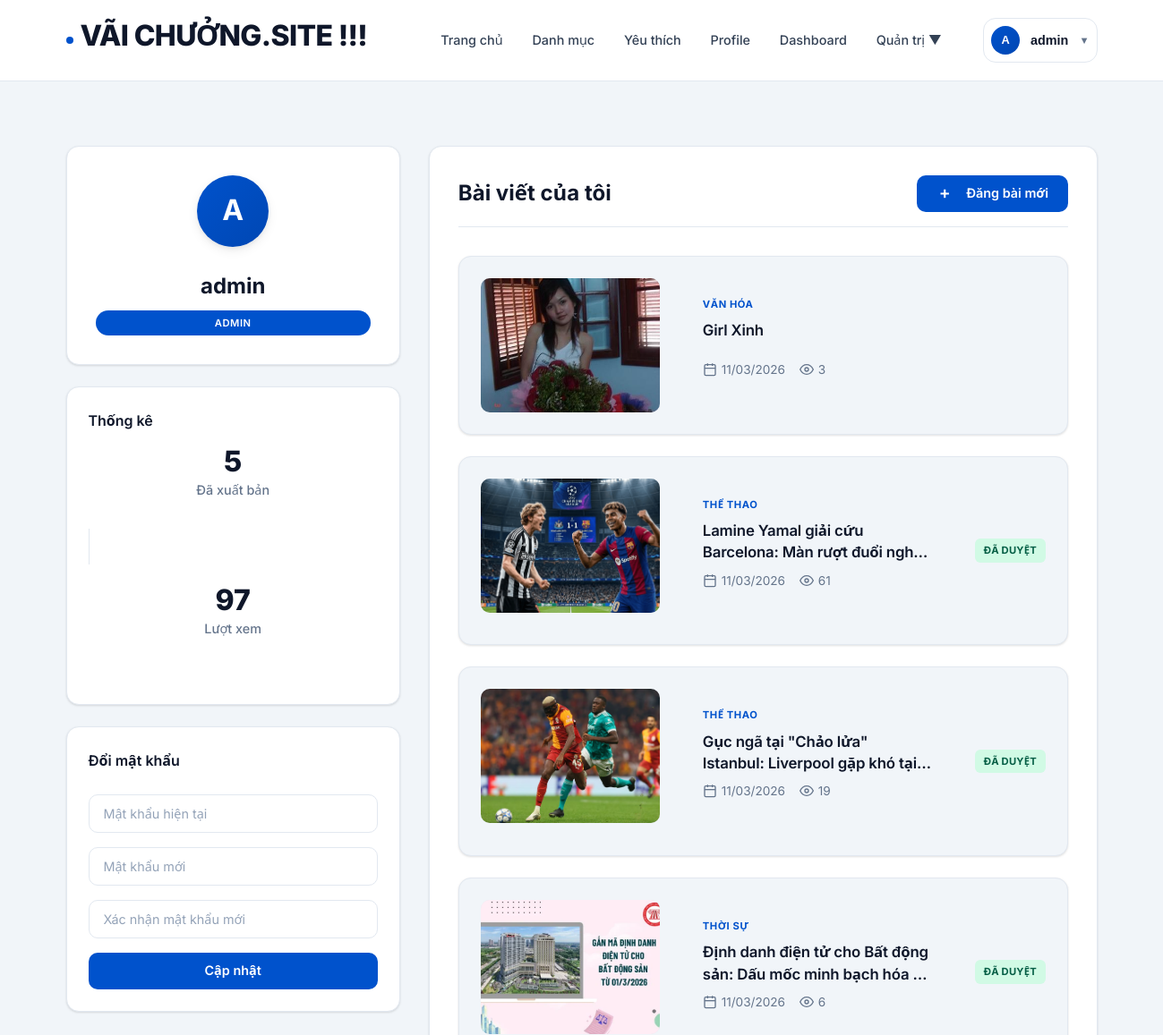
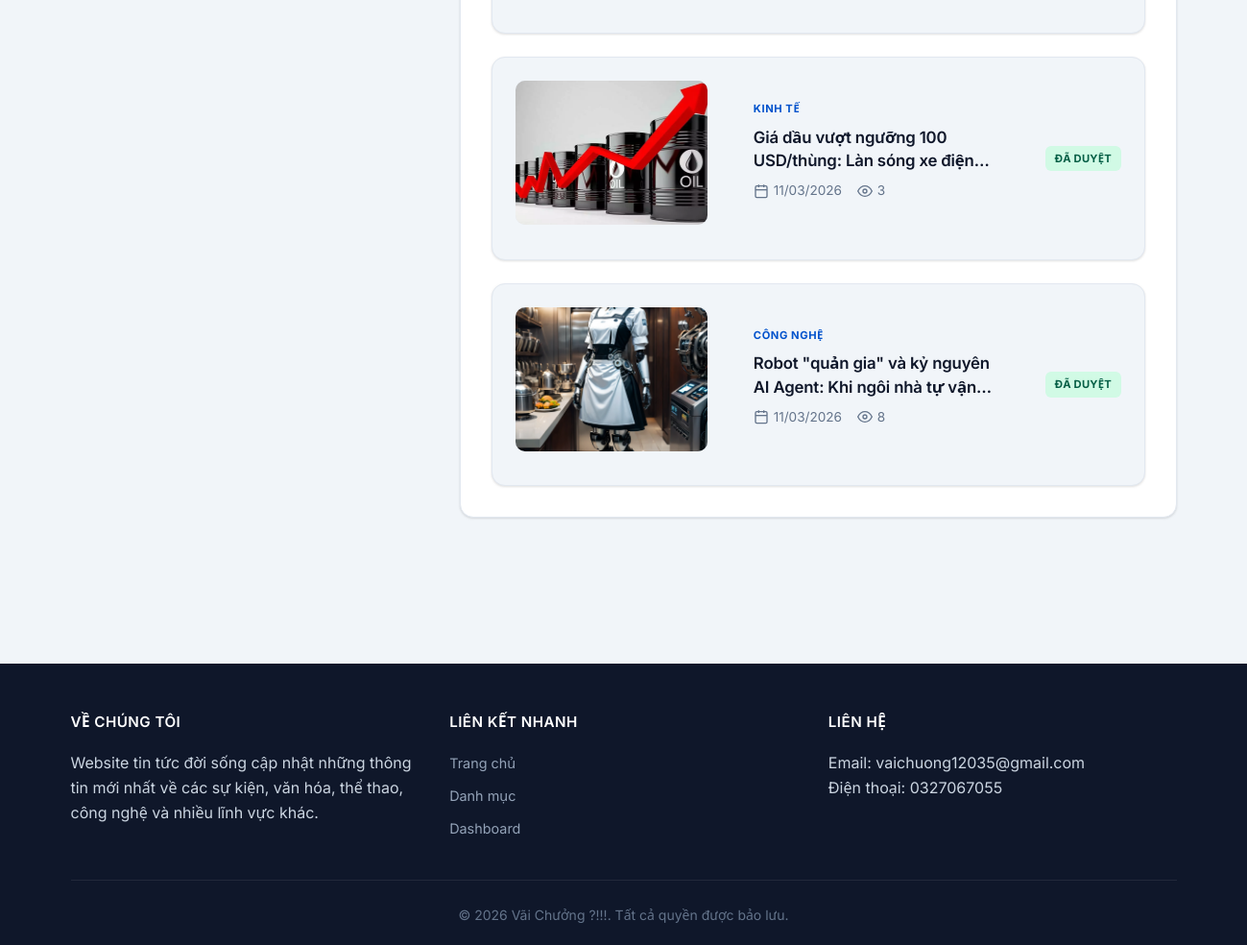
Page /me/profile (signed in) on the committed database (2 pictures, top to bottom).
### newsapp/models.py (models this page shows, shortened)
class User(db.Model):
    __tablename__ = "users"
    id = db.Column(db.Integer, primary_key=True)
    username = db.Column(db.String(80), unique=True, nullable=False, index=True)
    email = db.Column(db.String(120), unique=True, nullable=False, index=True)
    password_hash = db.Column(db.String(255), nullable=False)
    role = db.Column(db.String(20), nullable=False, default=UserRole.USER, index=True)
    active = db.Column(db.Boolean, nullable=False, default=True, index=True)
    created_at = db.Column(db.DateTime, default=datetime.utcnow, nullable=False)
    articles = db.relationship("Article", back_populates="author", lazy=True)
    comments = db.relationship("Comment", back_populates="author", lazy=True)
    favorites = db.relationship("Favorite", back_populates="user", lazy=True)

class Article(db.Model):
    __tablename__ = "articles"
    id = db.Column(db.Integer, primary_key=True)
    title = db.Column(db.String(200), nullable=False, index=True)
    content = db.Column(db.Text, nullable=False)
    excerpt = db.Column(db.String(500))
    image_ref = db.Column(db.String(500))
    status = db.Column(db.String(20), nullable=False, default=ArticleStatus.DRAFT, index=True)
    review_note = db.Column(db.String(500))
    created_at = db.Column(db.DateTime, default=datetime.utcnow, nullable=False, index=True)
    updated_at = db.Column(db.DateTime, default=datetime.utcnow, onupdate=datetime.utcnow, nullable=False)
    published_at = db.Column(db.DateTime)
    views = db.Column(db.Integer, default=0, nullable=False)
    audio_ref = db.Column(db.String(500))  # static-relative path to generated audio
    audio_duration = db.Column(db.Integer)  # seconds, optional
    summary_text = db.Column(db.Text)
    user_id = db.Column(db.Integer, db.ForeignKey("users.id"), nullable=False, index=True)
    category_id = db.Column(db.Integer, db.ForeignKey("categories.id"), nullable=False, index=True)
    author = db.relationship("User", back_populates="articles")
    category = db.relationship("Category", back_populates="articles")
    comments = db.relationship(
        "Comment", back_populates="article", lazy=True, order_by="Comment.created_at.desc()"
    )
    favorites = db.relationship("Favorite", back_populates="article", lazy=True)

class Category(db.Model):
    __tablename__ = "categories"
    id = db.Column(db.Integer, primary_key=True)
    name = db.Column(db.String(100), unique=True, nullable=False, index=True)
    description = db.Column(db.Text)
    active = db.Column(db.Boolean, nullable=False, default=True, index=True)
    created_at = db.Column(db.DateTime, default=datetime.utcnow, nullable=False)
    articles = db.relationship("Article", back_populates="category", lazy=True)

### newsapp/controllers/main_controller.py (the view)
@bp.route("/me/profile")
@login_required
def profile_dashboard():
    user = get_current_user()
    assert user is not None
    user_articles = Article.query.filter_by(user_id=user.id).order_by(Article.created_at.desc()).all()
    published_count = len([a for a in user_articles if a.status == ArticleStatus.PUBLISHED])
    total_views = sum(a.views for a in user_articles if a.status == ArticleStatus.PUBLISHED)
    return render_template(
        "main/profile.html",
        user=user,
        user_articles=user_articles,
        published_count=published_count,
        total_views=total_views
    )

### newsapp/utils/auth.py (called while the page is built)
def get_current_user() -> User | None:
    if hasattr(g, "current_user"):
        return cast(User | None, g.current_user)
    user_id = session.get("user_id")
    if not user_id:
        g.current_user = None
        return None
    user = db.session.get(User, int(user_id))
    g.current_user = user
    return user

def login_required(fn: F) -> F:
    @wraps(fn)
    def wrapper(*args, **kwargs):
        user = get_current_user()
        if not user:
            flash("Vui lòng đăng nhập để truy cập!", "error")
            return redirect(url_for("auth.login"))
        if not user.active:
            session.clear()
            flash("Tài khoản đang bị khóa / không hoạt động.", "error")
            return redirect(url_for("auth.login"))
        return fn(*args, **kwargs)
    return cast(F, wrapper)

### newsapp/templates/main/profile.html (shortened to what this page needs)
{% extends "base.html" %}
{% block content %}
<div class="profile-dashboard">
    <div class="container">
        <div class="profile-grid">
            <div class="profile-sidebar">
                <div class="profile-card">
                    <div class="profile-avatar">
                        <div class="avatar-circle">
                            {{ user.username[0]|upper }}
                        </div>
                    </div>
                    <div class="profile-info">
                        <h2 class="profile-name">{{ user.username }}</h2>
                        <span class="profile-badge">{{ user.role.upper() }}</span>
                    </div>
                </div>
                <div class="stats-card">
                    <h3 class="stats-title">Thống kê</h3>
                    <div class="stats-grid">
                        <div class="stat-item">
                            <div class="stat-number">{{ published_count }}</div>
                            <div class="stat-label">Đã xuất bản</div>
                        </div>
                        <div class="stat-item">
                            <div class="stat-number">{{ total_views|default(0) }}</div>
                            <div class="stat-label">Lượt xem</div>
                        </div>
                    </div>
                </div>
                <div class="password-card">
                    <h3 class="password-title">Đổi mật khẩu</h3>
                    <form class="password-form" method="POST" action="{{ url_for('auth.change_password') }}">
                        <div class="form-group">
                            <input type="password" name="current_password" placeholder="Mật khẩu hiện tại" required>
                        </div>
                        <div class="form-group">
                            <input type="password" name="new_password" placeholder="Mật khẩu mới" required>
                        </div>
                        <div class="form-group">
                            <input type="password" name="confirm_password" placeholder="Xác nhận mật khẩu mới" required>
                        </div>
                        <button type="submit" class="btn btn-primary btn-block">Cập nhật</button>
                    </form>
                </div>
            </div>
            <div class="profile-content">
                <div class="content-header">
                    <h2 class="content-title">Bài viết của tôi</h2>
                    <a href="{{ url_for('dashboard.create_article') }}" class="btn btn-primary">
                        <span class="btn-icon">+</span>
                        Đăng bài mới
                    </a>
                </div>
                <div class="articles-list">
                    {% for article in user_articles %}
                    <div class="article-card">
                        <div class="article-image">
                            {% set img = (article.image_ref|image_src) %}
                            {% if img %}
                            <img src="{{ img }}" alt="{{ article.title }}">
                            {% else %}
                            <div class="image-placeholder">
                                <span>Không có ảnh</span>
                            </div>
                            {% endif %}
                        </div>
                        <div class="article-content">
                            <div class="article-category">{{ article.category.name.upper() }}</div>
                            <h3 class="article-title">
                                <a href="{{ url_for('main.article_detail', article_id=article.id) }}">{{ article.title }}</a>
                            </h3>
                            <div class="article-meta">
                                <span class="article-date">
                                    <svg width="16" height="16" viewBox="0 0 24 24" fill="none" stroke="currentColor" stroke-width="2">
                                        <rect x="3" y="4" width="18" height="18" rx="2" ry="2"></rect>
                                        <line x1="16" y1="2" x2="16" y2="6"></line>
                                        <line x1="8" y1="2" x2="8" y2="6"></line>
                                        <line x1="3" y1="10" x2="21" y2="10"></line>
                                    </svg>
                                    {{ article.created_at.strftime('%d/%m/%Y') }}
                                </span>
                                <span class="article-views">
                                    <svg width="16" height="16" viewBox="0 0 24 24" fill="none" stroke="currentColor" stroke-width="2">
                                        <path d="M1 12s4-8 11-8 11 8 11 8-4 8-11 8-11-8-11-8z"></path>
                                        <circle cx="12" cy="12" r="3"></circle>
                                    </svg>
                                    {{ article.views }}
                                </span>
                            </div>
                        </div>
                        <div class="article-status">
                            {% if article.status == 'published' %}
                            <span class="status-badge status-published">Đã duyệt</span>
                            {% elif article.status == 'pending' %}
                            <span class="status-badge status-pending">Chờ duyệt</span>
                            {% elif article.status == 'draft' %}
                            <span class="status-badge status-draft">Bản nháp</span>
                            {% elif article.status == 'rejected' %}
                            <span class="status-badge status-rejected">Từ chối</span>
                            {% endif %}
                        </div>
                    </div>
                    {% endfor %}
                </div>
            </div>
        </div>
    </div>
</div>
{% endblock %}

### rows in the picture
User: username "A", username "admin", role "ADMIN"
Article: shows a picture, category.name "VĂN HÓA", title "Girl Xinh", created_at "11/03/2026", views "3"
Article: shows a picture, category.name "THỂ THAO", title "Lamine Yamal giải cứu Barcelona: Màn rượt đuổi…", created_at "11/03/2026", views "61", status "ĐÃ DUYỆT"
Article: shows a picture, category.name "THỂ THAO", title "Gục ngã tại \"Chảo lửa\" Istanbul: Liverpool gặp khó…", created_at "11/03/2026", views "19", status "ĐÃ DUYỆT"
Article: shows a picture, category.name "THỜI SỰ", title "Định danh điện tử cho Bất động sản: Dấu mốc minh bạch hóa…", created_at "11/03/2026", views "6", status "ĐÃ DUYỆT"
Article: shows a picture, category.name "KINH TẾ", title "Giá dầu vượt ngưỡng 100 USD/thùng: Làn sóng xe…", created_at "11/03/2026", views "3", status "ĐÃ DUYỆT"
Article: shows a picture, category.name "CÔNG NGHỆ", title "Robot \"quản gia\" và kỷ nguyên AI Agent: Khi ngôi nhà tự…", created_at "11/03/2026", views "8", status "ĐÃ DUYỆT"

### other values in the picture
{{ session.username[0]|upper }} "A"
{{ session.username }} "admin"
{{ published_count }} "5"
{{ total_views|default(0) }} "97"
